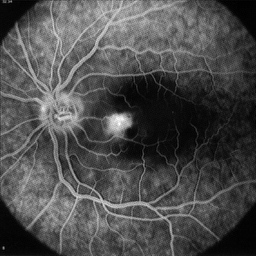
%> input picture practica_3/retina.tif, 256 x 256 px
$ octave P2.m   (GNU Octave 9; MATLAB toolbox functions it lacks are replaced by stand-ins)
%> lines starting %> are read from the running program, lines starting %| are printed output that depends on the picture; in (x1, y1, x2, y2) boxes, pixels count from 0 and x2, y2 are one past the last pixel; in counts of white or black regions, pixels touching at a corner belong together; the program's own positions count from 1
### practica_3/suavizado.m
function imagen_suav=suavizado(imagen,dim)
    masc=ones(dim);
    imagen_suav=conv2(imagen,double(masc),'same');
end

### practica_3/laplace.m
function [imagen_hp,imagen_realce]=laplace(imagen)
    masc_laplace=[0 -1 0; -1 4 -1;0 -1 0];
    imagen_double=double(imagen);

    imagen_hp=conv2(imagen_double, masc_laplace);
    imagen_realce= imagen_double+imagen_hp(2:size(imagen_hp,1)-1,2:size(imagen_hp,2)-1);
end

### practica_3/P2.m
close all
clc
clear all

retina=imread('retina.tif');
%> retina is the input picture: size 256x256 uint8; min 0, max 255, mean 76.7
retina2=retina;

figure(1);
subplot(2,2,1);
imshow(retina);
title('Imagen original');

retina_noise=imnoise(retina,'gaussian',0.01);
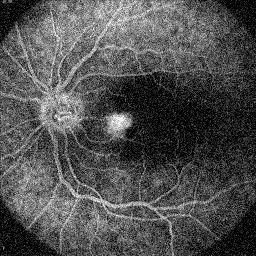
%> retina_noise: size 256x256 uint8; min 0, max 255, mean 80
subplot(2,2,2);
imshow(retina_noise);
title('Imagen c/ruido gaussiano');

%convertir de uint8 a single
retina_noise=double(retina_noise);
%> retina_noise: size 256x256 double
retina=double(retina);
%> retina: size 256x256 double

%Uso de la funcion avanzado
retina_suav=suavizado(retina,3);

%uso de distintas mascaras con distintas dimensiones
retina_suav_3=suavizado(retina_noise,3);
retina_suav_6=suavizado(retina_noise,6);
retina_suav_9=suavizado(retina_noise,9);
retina_suav_12=suavizado(retina_noise,12);

subplot(2,2,3);
imshow(retina_suav,[]);
title('Imagen original suavizada');
subplot(2,2,4);
imshow(retina_suav_3,[]);
title('Imagen c/ruido suavizada');

figure(2)
subplot(2,3,[1 4]);
imshow(retina,[]);
title('Imagen original');

subplot(2,3,2);
imshow(retina_suav_3,[]);
title('Imagen c/ruido suavizada 3x3');

subplot(2,3,3);
imshow(retina_suav_6,[]);
title('Imagen c/ruido suavizada 6x6');

subplot(2,3,5);
imshow(retina_suav_9,[]);
title('Imagen c/ruido suavizada 9x9');

subplot(2,3,6);
imshow(retina_suav_12,[]);
title('Imagen c/ruido suavizada 12x12');

retina_syp=imnoise(retina2,'salt & pepper');
retina_suav_3_syp=suavizado(double(retina_syp),3);
%> call 6 of suavizado, with dim = 3
%> in suavizado (call 6), `imagen_suav=conv2(imagen,double(masc),'same');`:
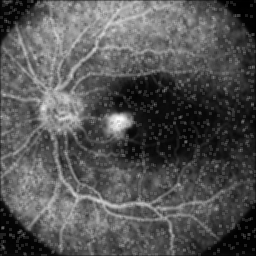
%> imagen_suav: size 256x256 double; min 12, max 2143, mean 711.8; drawn with min black and max white
retina_poisson=imnoise(retina2,'poisson');
retina_suav_3_poisson=suavizado(double(retina_poisson),3);

figure(3);
subplot(2,3,[1 4]);
imshow(retina2,[]);
title('Imagen original');
subplot(2,3,2);
imshow(retina_syp,[]);
title('Imagen c/ruido sal y pimienta');
subplot(2,3,5);
imshow(retina_suav_3_syp,[]);
title('Imagen suavizada c/ruido sal y pimienta');
subplot(2,3,3);
imshow(retina_poisson,[]);
title('Imagen c/ruido poisson');
subplot(2,3,6);
imshow(retina_suav_3_poisson,[]);
title('Imagen suavizada c/ruido poisson');0

%%Filtro de media
retina_mf2_syp=medfilt2(retina_syp,[3,3]);
retina_mf2_poisson=medfilt2(retina_poisson,[3,3]);

figure(4)
subplot(2,3,[1 4]);
imshow(retina2,[]);
title('Imagen original');
subplot(2,3,2);
imshow(retina_syp,[]);
title('Imagen c/ruido sal y pimienta');
subplot(2,3,5);
imshow(retina_mf2_syp,[]);
title('Imagen filtro de media c/ruido sal y pimienta');
subplot(2,3,3);
imshow(retina_poisson,[]);
title('Imagen c/ruido poisson');
subplot(2,3,6);
imshow(retina_mf2_poisson,[]);
title('Imagen filtro de media c/ruido poisson');

I=imread('retina.tif');
figure(5)
subplot(2,4,1);
imshow(retina2,[]);
title('Imagen original');

subplot(2,4,2);
borde=edge(retina2);
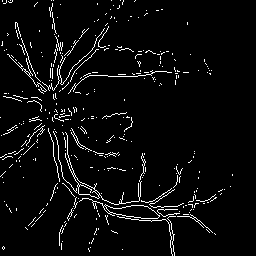
%> borde: size 256x256 logical; 4.4% white in thin lines or dots
imshow(borde);
title('Imagen edge');

subplot(2,4,3);
borde1=edge(retina2,'sobel');
imshow(borde1);
title('Imagen sobel');

subplot(2,4,4);
borde2=edge(retina2,'prewitt');
%> borde2: size 256x256 logical; 4.3% white in thin lines or dots
imshow(borde2);
title('Imagen prewitt');

subplot(2,4,5);
borde3=edge(retina2,'roberts');
%> borde3: size 256x256 logical; 2.9% white in thin lines or dots, all inside (x1, y1, x2, y2) = (0, 0, 222, 256)
imshow(borde3);
title('Imagen roberts');

subplot(2,4,6);
borde4=edge(retina2,'log');
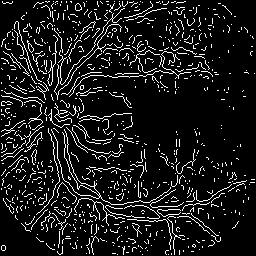
%> borde4: size 256x256 logical; 10.1% white in thin lines or dots
imshow(borde4);
title('Imagen log');

subplot(2,4,7);
borde5=edge(retina2,'canny');
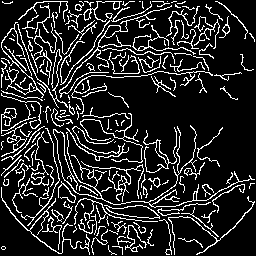
%> borde5: size 256x256 logical; 15.2% white in thin lines or dots
imshow(borde5);
title('Imagen canny');

subplot(2,4,8);
borde6=edge(retina2,'zerocross');
imshow(borde6);
title('Imagen zerocross');

[retina_laplace_hp,retina_laplace_realce]=laplace(retina);
%> in laplace, `imagen_hp=conv2(imagen_double, masc_laplace);`:
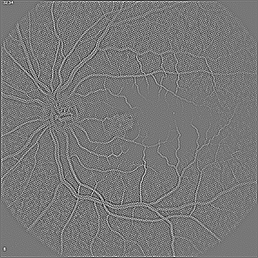
%> imagen_hp: size 258x258 double; min -219, max 247, mean 0; drawn with min black and max white
%> in laplace, `imagen_realce= imagen_double+imagen_hp(2:size(imagen_hp,1)-1,2:size(im..`:
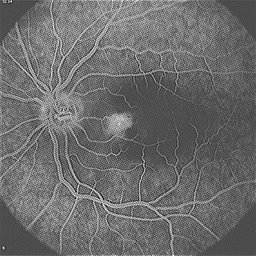
%> imagen_realce: size 256x256 double; min -171, max 414, mean 77.5; drawn with min black and max white
figure(6);
subplot(1,3,1)
imshow(retina2,[]);
subplot(1,3,2)
imshow(retina_laplace_hp,[]);
subplot(1,3,3)
imshow(retina_laplace_realce,[]);
